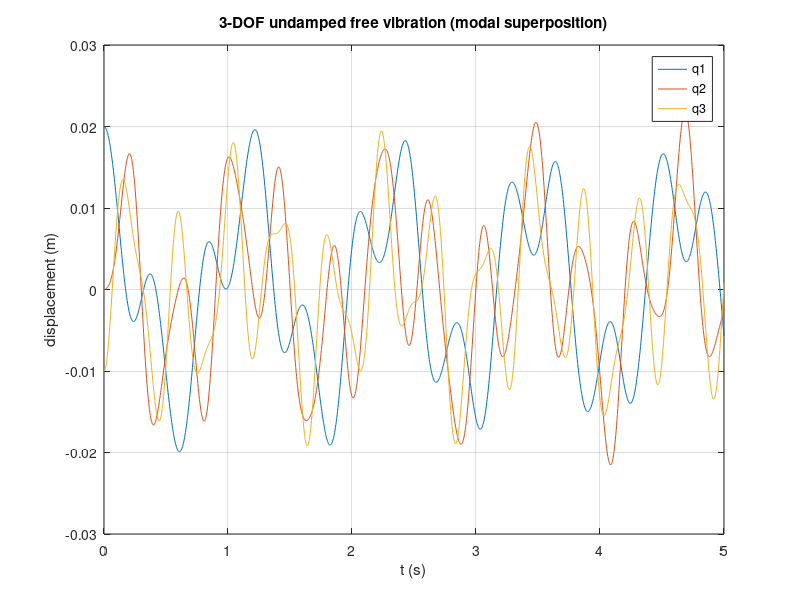

Here is the MATLAB script that generated this plot:
% Chapter 13 - Vibrations and Multi-Degree-of-Freedom (MDOF) Systems
% Lesson 1: Natural Frequencies and Normal Modes (Eigenvalue Problems)
%
% This script:
%   1) Builds (M,K) for a 3-DOF undamped mass-spring chain.
%   2) Solves generalized symmetric eigenproblem: K*phi = (w^2)*M*phi.
%   3) Mass-normalizes Phi so that Phi'*M*Phi = I.
%   4) Verifies diagonalization: Phi'*K*Phi = diag(w^2).
%   5) Simulates free vibration using modal superposition.
%
% Simulink note:
%   You can implement the state-space model xdot = A x with x=[q; qdot] and
%   A = [0 I; -M\K 0], using a State-Space block. Natural frequencies are
%   abs(imag(eig(A))) for the undamped case.

clear; clc;

m = [2.0; 1.5; 1.0];
k = [200.0; 300.0; 250.0];

M = diag(m);
K = zeros(3,3);

% Assemble chain: wall-k1-m1-k2-m2-k3-m3-(free end)
for i=1:3
    K(i,i) = K(i,i) + k(i);
    if i > 1
        K(i,i)   = K(i,i)   + k(i-1);
        K(i,i-1) = K(i,i-1) - k(i-1);
        K(i-1,i) = K(i-1,i) - k(i-1);
    end
end

% Generalized eigenproblem
[Phi, D] = eig(K, M);     % columns of Phi are modes; D diag of w^2 (not necessarily sorted)
w2 = diag(D);

% Sort ascending
[w2s, idx] = sort(max(w2,0));
Phi = Phi(:, idx);
w = sqrt(w2s);

% Mass-normalize
for i=1:3
    mi = Phi(:,i)'*M*Phi(:,i);
    Phi(:,i) = Phi(:,i)/sqrt(mi);
end

disp('Natural frequencies (rad/s):');
disp(w.');

Mt = Phi'*M*Phi;
Kt = Phi'*K*Phi;

disp('Phi^T M Phi (should be I):');
disp(Mt);

disp('Phi^T K Phi (should be diag(w^2)):');
disp(Kt);

% Free response via modal superposition
t = linspace(0,5,1501);
q0 = [0.02; 0.0; -0.01];
v0 = [0.0; 0.0; 0.0];

eta0 = Phi'*M*q0;
etaDot0 = Phi'*M*v0;

eta = zeros(3, numel(t));
for i=1:3
    if w(i) < 1e-12
        eta(i,:) = eta0(i) + etaDot0(i)*t;
    else
        eta(i,:) = eta0(i)*cos(w(i)*t) + (etaDot0(i)/w(i))*sin(w(i)*t);
    end
end

q = Phi*eta;

figure;
plot(t, q(1,:), t, q(2,:), t, q(3,:));
grid on;
xlabel('t (s)');
ylabel('displacement (m)');
title('3-DOF undamped free vibration (modal superposition)');
legend('q1','q2','q3');
